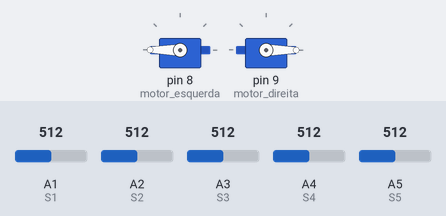
Simulated run of this sketch. Board: Arduino Uno, built with avr-gcc and run on an emulated ATmega328P. Parts: 2 × servo. The test bench sets the inputs (shaded band); at power-on: A3 (S3) = 512, A1 (S1) = 512, A2 (S2) = 512, A4 (S4) = 512, A5 (S5) = 512.

Above: at 2.2 s.
2.3 s: A3 (S3) set to 691
3.8 s: A3 (S3) set to 709
At 4.5 s:
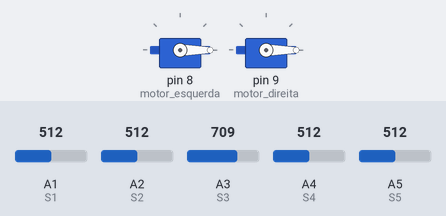
5.3 s: A1 (S1) set to 681
6.8 s: A1 (S1) set to 714
At 8.0 s:
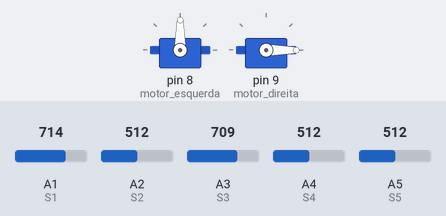
8.3 s: A2 (S2) set to 681
9.8 s: A2 (S2) set to 708
At 10.3 s:
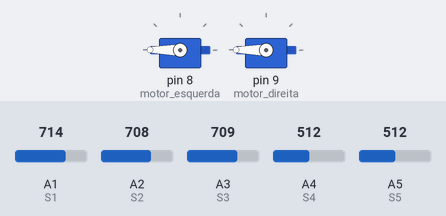
Timing chart, 0 to 12.3 s (numbered marks = the images above; inputs shaded):
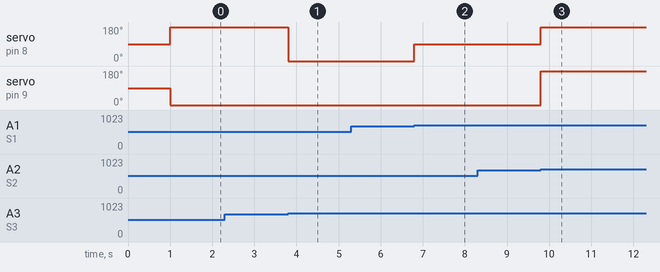

The sketch:

velocidade_max.ino
```cpp
#include <Servo.h>

Servo motor_esquerda;
Servo motor_direita;

// Definição das portas dos sensores (de esquerda para direita)
const int S1 = A1;
const int S2 = A2;
const int S3 = A3; // Sensor central
const int S4 = A4;
const int S5 = A5;

// Limiar para diferenciar a linha do fundo: valores ABAIXO de 700 indicam detecção
const int LIMIAR = 700;

// Velocidades de referência (ajuste conforme a direção real das rodas no seu chassi)
const int VEL_PARADO = 90;
const int VEL_MAX_FRENTE_ESQ = 180; // Velocidade máxima para frente (motor esquerdo > 90)
const int VEL_MAX_FRENTE_DIR = 0;   // Velocidade máxima para frente (motor direito < 90)
const int VEL_RE_ESQ = 0;           // Sentido oposto para giro rápido / curva fechada
const int VEL_RE_DIR = 180;         // Sentido oposto para giro rápido / curva fechada

// Guarda o último lado em que a linha foi vista (-1 = esquerda, +1 = direita, 0 = centro)
int ultimo_lado = 0;

// Retorna a mediana de 3 leituras analógicas para evitar falhas pontuais e ruídos
int leituraMediana3(int pino) {
  int a = analogRead(pino);
  int b = analogRead(pino);
  int c = analogRead(pino);

  if ((a <= b && b <= c) || (c <= b && b <= a)) return b;
  if ((b <= a && a <= c) || (c <= a && a <= b)) return a;
  return c;
}

void setup() {
  motor_esquerda.attach(8);
  motor_direita.attach(9);

  pinMode(S1, INPUT);
  pinMode(S2, INPUT);
  pinMode(S3, INPUT);
  pinMode(S4, INPUT);
  pinMode(S5, INPUT);

  motor_esquerda.write(VEL_PARADO);
  motor_direita.write(VEL_PARADO);
  delay(1000);
}

void loop() {
  // Lê os sensores filtrados e converte para 1 (viu a linha) ou 0 (não viu)
  int v1 = (leituraMediana3(S1) < LIMIAR) ? 1 : 0;
  int v2 = (leituraMediana3(S2) < LIMIAR) ? 1 : 0;
  int v3 = (leituraMediana3(S3) < LIMIAR) ? 1 : 0;
  int v4 = (leituraMediana3(S4) < LIMIAR) ? 1 : 0;
  int v5 = (leituraMediana3(S5) < LIMIAR) ? 1 : 0;

  // Caso 1: Linha no centro (S3 detectou)
  if (v3 == 1) {
    ultimo_lado = 0;
    motor_esquerda.write(VEL_MAX_FRENTE_ESQ);
    motor_direita.write(VEL_MAX_FRENTE_DIR);
  }
  // Caso 2: Linha à esquerda (S1 ou S2 detectou) -> esterça para a esquerda
  else if (v2 == 1 || v1 == 1) {
    ultimo_lado = -1;
    // Se estiver bem na ponta (S1), gira mais forte para não escapar da curva
    if (v1 == 1) {
      motor_esquerda.write(VEL_RE_ESQ);
      motor_direita.write(VEL_MAX_FRENTE_DIR);
    } else {
      motor_esquerda.write(VEL_PARADO);
      motor_direita.write(VEL_MAX_FRENTE_DIR);
    }
  }
  // Caso 3: Linha à direita (S4 ou S5 detectou) -> esterça para a direita
  else if (v4 == 1 || v5 == 1) {
    ultimo_lado = 1;
    // Se estiver bem na ponta (S5), gira mais forte para não escapar da curva
    if (v5 == 1) {
      motor_esquerda.write(VEL_MAX_FRENTE_ESQ);
      motor_direita.write(VEL_RE_DIR);
    } else {
      motor_esquerda.write(VEL_MAX_FRENTE_ESQ);
      motor_direita.write(VEL_PARADO);
    }
  }
  // Caso 4: Nenhum sensor detectou a linha no momento
  else {
    // Se o último estado conhecido era centralizado, assume possível falha isolada do S3
    // e mantém velocidade máxima em linha reta para evitar tranco brusco
    if (ultimo_lado == 0) {
      motor_esquerda.write(VEL_MAX_FRENTE_ESQ);
      motor_direita.write(VEL_MAX_FRENTE_DIR);
    }
    // Se vinha de curva à esquerda, busca a linha virando para a esquerda
    else if (ultimo_lado < 0) {
      motor_esquerda.write(VEL_RE_ESQ);
      motor_direita.write(VEL_MAX_FRENTE_DIR);
    }
    // Se vinha de curva à direita, busca a linha virando para a direita
    else {
      motor_esquerda.write(VEL_MAX_FRENTE_ESQ);
      motor_direita.write(VEL_RE_DIR);
    }
  }
}
```

Measured:
- the behaviour switches between 699 and 700 on A3 (S3) (found by bisection; images 0 and 1)
- the behaviour switches between 699 and 700 on A1 (S1) (found by bisection; images 1 and 2)
- the behaviour switches between 699 and 700 on A2 (S2) (found by bisection; images 2 and 3)
- after the input at 2.3 s, every drawn part: stays the same
- after the input at 3.8 s, servo on pin 8 (motor_esquerda): 180° → 0° at once
- after the input at 5.3 s, every drawn part: stays the same
- after the input at 6.8 s, servo on pin 8 (motor_esquerda): 0° → 90° at once
- after the input at 8.3 s, every drawn part: stays the same
- after the input at 9.8 s, servo on pin 8 (motor_esquerda): 90° → 180° at once; servo on pin 9 (motor_direita): 0° → 180° at once
